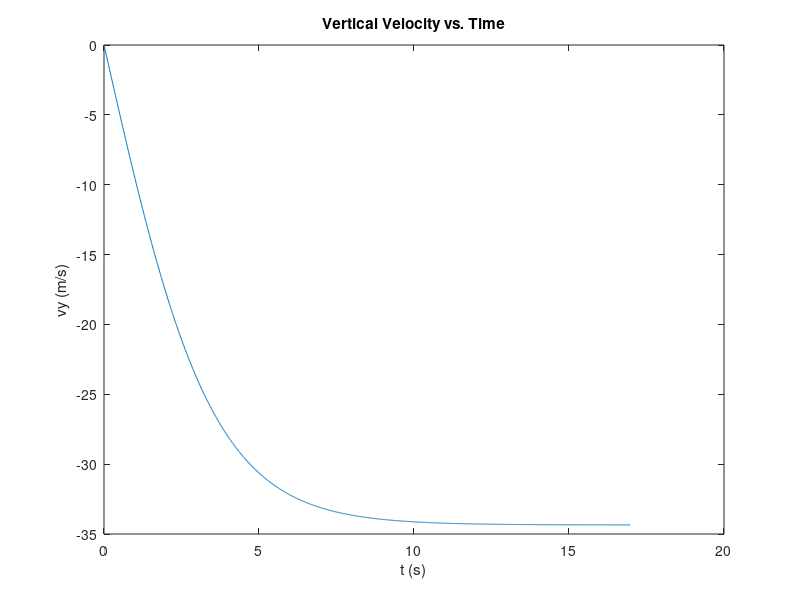
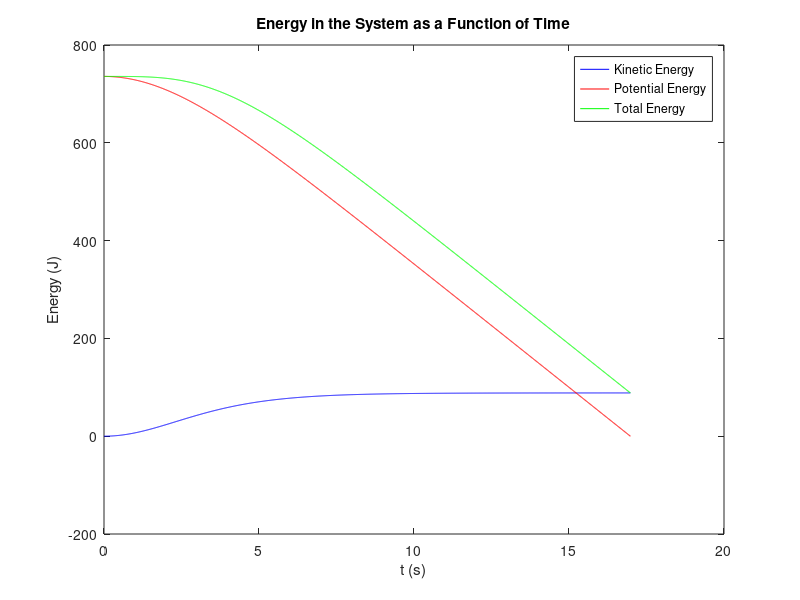

Here is the MATLAB script that generated these plots, in order:
%verletPractice.m

%Approximates the position of a baseball falling vertically with no
%horizontal motion.

%F(drag) = -(1/2) * rho * Cd * A * (abs(v)^2) * vhat
        %where vhat is a unit vector in v direction
clear
clc

%% Set Parameters
Cd = 0.5; %Drag coefficent
R = 36e-3; %radius of baseball in m
m = 150e-3; %mass in kg
rho = 1.225; %density of air in kg/m^3
g = 9.81; %gravitational constant in m/s^2
v0 = 0; %ball is dropped from rest so velocity is 0 m/s
theta = 270; %ball falls down vertically, so angle is 270 degrees

%% set initial conditions

%initial position
y0 = 500;

%set initial velocity
vy0 = v0*sind(theta);

%% Initialize arrays

%set timestep
deltat = 0.01; %seconds
t(1) = 0; %time array
y(1) = y0; %y position array
vy(1) = vy0; %y velocity array

%% Set up a WHILE loop for the Verlet method

%set loop variable
it = 1;

%set up logical variable for WHILE loop condition
finished = false;

while ~finished
    %find the new time
    t(it+1) = t(it) + deltat;
    
    %Find the drag force as a vector
    FdragY = (0.5*rho*Cd*(pi*R^2)*vy(it)^2);
        
    %Find the velocity in y at the time halfway between t(it+1) and
    %t(it)
    vhalfy = vy(it) + (-g + FdragY/m)*0.5*deltat;
    
    %Use the vhalfy to find the new position in y
    y(it+1) = y(it) + vhalfy*deltat;
        
    %Find the drag force as a vector
    FdragY = (0.5*rho*Cd*(pi*R^2)*vy(it)^2);
    
    %Find the velocity in y
    vy(it+1) = vhalfy + (-g + FdragY/m)*0.5*deltat;
    
    % Check to see if we have hit the ground
    if y(it+1) <= 0
        % ball has hit the ground
        finished = true;
        Nt = it;
    end
   
    % remember to inrement it
    it = it + 1;   
end

%% Determine/Plot results

%Velocity vs. Time
plot(t,vy)
xlabel('t (s)');
ylabel('vy (m/s)');
title('Vertical Velocity vs. Time');

%Energy vs. Time
KE = 0.5*m*vy.^2; %Kinetic Energy in J
PE = m*g*y; %Potential Energy in J
Etot = KE + PE; %Total Energy in J

figure
plot(t,KE,'b',t,PE,'r',t,Etot,'g')
xlabel('t (s)');
ylabel('Energy (J)');
legend('Kinetic Energy','Potential Energy','Total Energy');
title('Energy in the System as a Function of Time');

